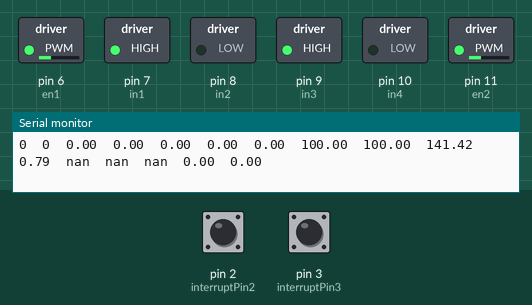
This sketch was run on a simulated Arduino Uno, built with avr-gcc and run on an emulated ATmega328P. Parts: switched loads named in the sketch (green lamp = pin HIGH), the last lines printed to the serial monitor. Inputs (shaded band) come from the test bench; at power-on: pin 2 (interruptPin2) LOW, pin 3 (interruptPin3) LOW.

Above: at 1.2 s.
1.3 s: pin 2 (interruptPin2) pulled HIGH for 0.15 s
At 2.7 s:
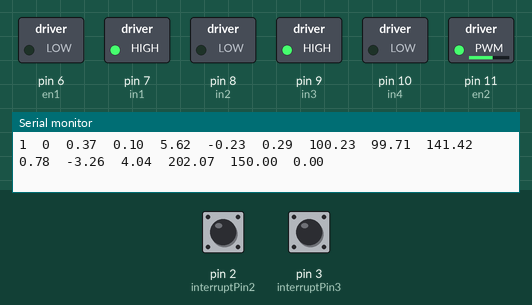
3.0 s: pin 2 (interruptPin2) pulled HIGH for 1 s
At 4.7 s:
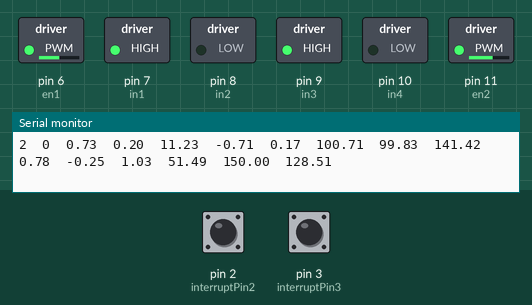
5.6 s: pin 3 (interruptPin3) pulled HIGH for 0.15 s
At 5.85 s:
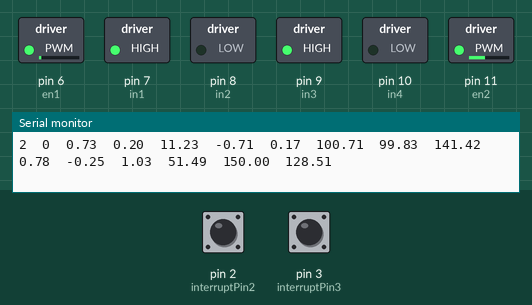
7.3 s: pin 3 (interruptPin3) pulled HIGH for 1 s
At 8.7 s:
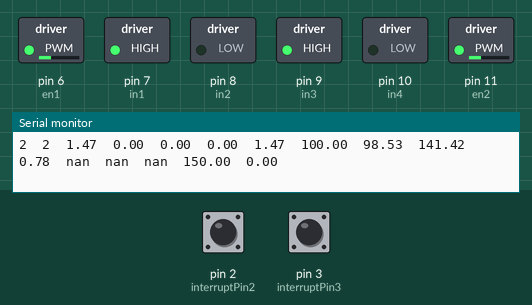
11.3 s: pin 3 (interruptPin3) pulled HIGH for 0.15 s
At 12.1 s:
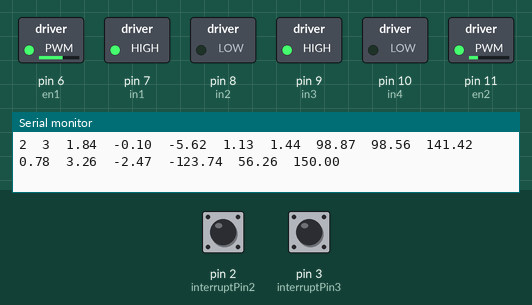
13.1 s: pin 3 (interruptPin3) pulled HIGH for 3.2 s
At 17.5 s:
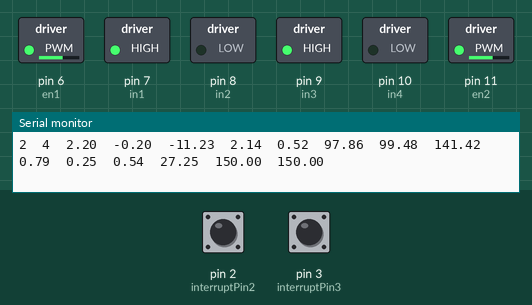
Timing chart, 0 to 18.9 s (numbered marks = the images above; inputs shaded):
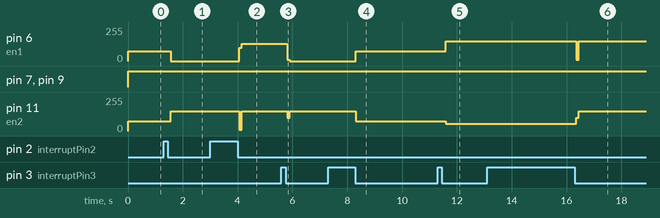

Measured:
- after the input at 1.3 s, pin 6 (en1): 75/255 → 0/255 after 0.26 s; pin 11 (en2): 75/255 → 150/255 after 0.26 s
- after the input at 3.0 s, pin 6 (en1): 0/255 → 100/255 after 1.1 s, → 128/255 0.09 s later; pin 11 (en2): 150/255 → 10/255 after 1.1 s, → 150/255 0.09 s later
- after the input at 5.6 s, pin 6 (en1): 128/255 → 10/255 after 0.20 s, → 0/255 0.09 s later; pin 11 (en2): 150/255 → 100/255 after 0.20 s, → 150/255 0.09 s later
- after the input at 7.3 s, pin 6 (en1): 0/255 → 75/255 after 1.0 s; pin 11 (en2): 150/255 → 75/255 after 1.0 s
- after the input at 11.3 s, pin 6 (en1): 75/255 → 150/255 after 0.30 s; pin 11 (en2): 75/255 → 56/255 after 0.30 s
- after the input at 13.1 s, pin 6 (en1): 150/255 → 10/255 after 3.3 s, → 150/255 0.09 s later; pin 11 (en2): 56/255 → 100/255 after 3.3 s, → 150/255 0.09 s later

The sketch:

codeOdometri.ino
```cpp
#include <math.h>

#define en1 6
#define in1 7
#define in2 8
#define en2 11
#define in3 9
#define in4 10

const byte interruptPin3 = 3;
const byte interruptPin2 = 2;
int rotaryRight, rotaryLeft;

float kRoda,pulseEveryMmLeft,pulseEveryMmRight;
float rRoda = 3.25;
float resolusiEncLeft = 15;
float resolusiEncRight = 15;
float wheelBase = 7.5;
float currentDistance, sudutOrientasi,heading, xPos, yPos;
float errorX, errorY, targetDistance, beta, alpha, lamda;
float xDistance = 100;
float yDistance = 100;
float error, last_error, MV,rpm,D,D1,D2,D3,I,I1,I2,I3,P,Pd, pid_l, pid_r;
float Max_MV = 500;
float max_pwm_ref = 180;
float Kp=50.0;
float Kd=10.0;
float Ki=0.1;
float Ts=0.1;


void setup()
{
  Serial.begin(9600);
  for(int i=7; i<=10; i++)
  {
    pinMode(i, OUTPUT);
  }
  attachInterrupt(digitalPinToInterrupt(interruptPin3), countRight, RISING);
  attachInterrupt(digitalPinToInterrupt(interruptPin2), countLeft, RISING);
}

void loop()
{
  kRoda = 2*3.14*3.25;
  pulseEveryMmLeft = resolusiEncLeft / kRoda;
  pulseEveryMmRight = resolusiEncRight / kRoda;

  float leftRotaryMm = float(rotaryLeft)*pulseEveryMmLeft;
  float rightRotaryMm = float(rotaryRight)*pulseEveryMmLeft;

  currentDistance = (leftRotaryMm + rightRotaryMm )/ 2;
  sudutOrientasi = (leftRotaryMm - rightRotaryMm ) / wheelBase;
  heading = sudutOrientasi * (180/3.14);

  xPos = currentDistance * sin(heading);
  yPos = currentDistance * cos(heading);

  errorX = xDistance - xPos;
  errorY = yDistance - yPos;

  targetDistance = sqrt((pow(xDistance,2)+0.5) + (pow(yDistance,2)+0.5));

  beta = atan((yDistance-yPos)/(xDistance-xPos));

  lamda = tan(yPos/xPos);
  alpha = beta - lamda;

  error = alpha;

  if(xPos >= xDistance && yPos >= yDistance)
  {
    while(1)
    {
      backward(0,0);
    }
  }

  P = Kp * error; //output nilai Proportional

  D1 = Kd*8;      // konstanta derivative dijadikan 8 bit, dikarenakan mikrokontroller hanya 8 bit
  D2 = D1 / Ts; //KD/Time sampling
  D3 = error - last_error;  //pengurangan nilai error sekarang dengan nilai error sebelumhya
  D = D2 * D3;  //output nilai Derivative

  I1 = Ki/8;  //Ki di ubah ke 8 bit
  I2 = error + last_error;  //summing dari nilai error sekarang dan nilai error sebelumnya
  I3 = I1 * I2;
  I = I3 * Ts; // output nilai Integral

  last_error = error; //error sekarang dijadikan error sebelumnya, kemudian akan di loop ke atas lagi

  Pd = P + D;
  MV = Pd + I;  //output PID

  //=======================================//
  if(MV>=-Max_MV && MV<=Max_MV)         //jika output PID tidak melebihi nilai pembatasan output PID maka robot akan berjalan
  {                                     //maju dengan pengaturan PWM kanan dan kiri
      pid_l  = max_pwm_ref + MV;
      pid_r  = max_pwm_ref - MV;

      if (pid_l < 0) pid_l = 0;
      if (pid_l > 150) pid_l = 150;
      if (pid_r < 0) pid_r = 0;
      if (pid_r > 150) pid_r = 150;
      forward(pid_r,pid_l);
  }
  else if(MV<-Max_MV)                   //jika output PID lebih kecil dari nilai batasan output PID maka robot akan putar KANAN
  {
     forward(100,10);
  }
  else if(MV>Max_MV)                    //jika output PID lebih besar dari nilai batasan output PID maka robot akan putar KIRI
  {
     forward(10,100);
  }
  else
  {
     forward(75,75);
  }

  Serial.print(rotaryLeft); Serial.print("\t");
  Serial.print(rotaryRight); Serial.print("\t");
  Serial.print(currentDistance); Serial.print("\t");
  Serial.print(sudutOrientasi); Serial.print("\t");
  Serial.print(heading); Serial.print("\t");
  Serial.print(xPos); Serial.print("\t");
  Serial.print(yPos); Serial.print("\t");
  Serial.print(errorX); Serial.print("\t");
  Serial.print(errorY); Serial.print("\t");
  Serial.print(targetDistance); Serial.print("\t");
  Serial.print(beta); Serial.print("\t");
  Serial.print(lamda); Serial.print("\t");
  Serial.print(alpha); Serial.print("\t");
  Serial.print(MV); Serial.print("\t");
  Serial.print(pid_l); Serial.print("\t");
  Serial.println(pid_r);

}
void countLeft()
{
  attachInterrupt(digitalPinToInterrupt(interruptPin2), countLeftFalling, FALLING);
}
void countLeftFalling()
{
  rotaryLeft++;
  attachInterrupt(digitalPinToInterrupt(interruptPin2), countLeft, RISING);
}
void countRight()
{
  attachInterrupt(digitalPinToInterrupt(interruptPin3), countRightFalling, FALLING);
}
void countRightFalling()
{
  rotaryRight++;
  attachInterrupt(digitalPinToInterrupt(interruptPin3), countRight, RISING);
}

void forward(int pwm1, int pwm2)
{
  digitalWrite(in1, HIGH);
  digitalWrite(in2, LOW);
  analogWrite(en1, pwm1);
  digitalWrite(in3, HIGH);
  digitalWrite(in4, LOW);
  analogWrite(en2, pwm2);
}
void backward(int pwm1, int pwm2)
{
  digitalWrite(in1, LOW);
  digitalWrite(in2, HIGH);
  analogWrite(en1, pwm1);
  digitalWrite(in3, LOW);
  digitalWrite(in4, HIGH);
  analogWrite(en2, pwm2);
}
```
